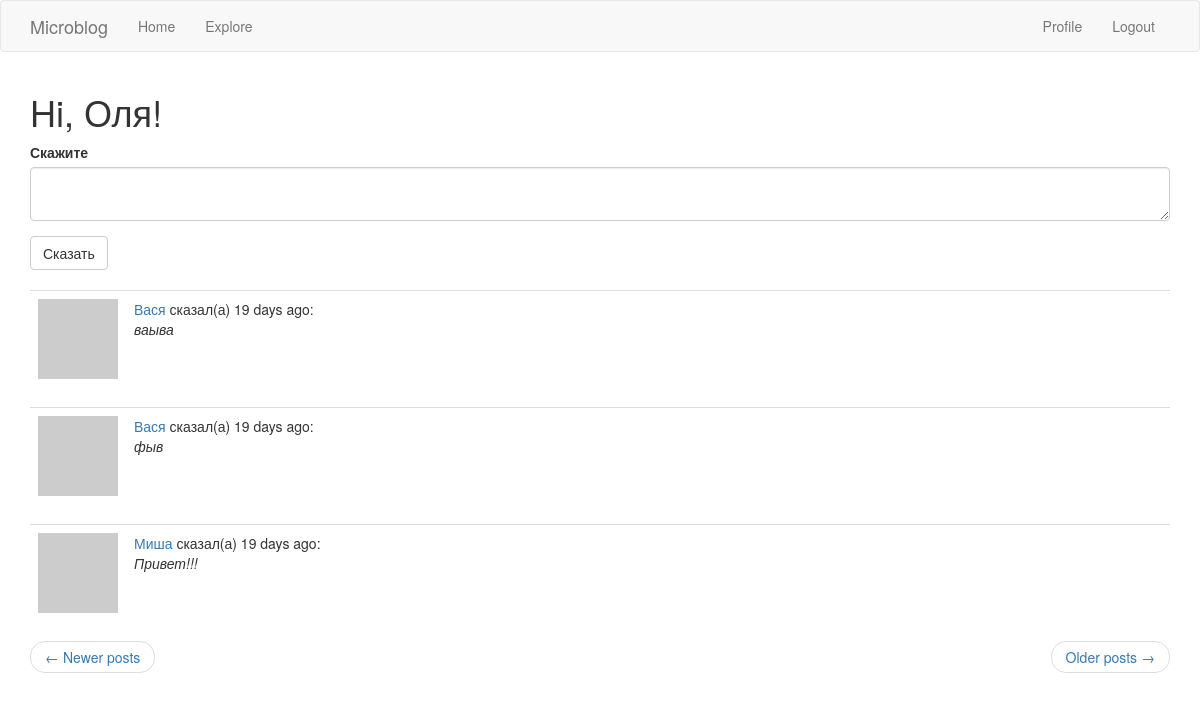
The app's page /index?page=2 (signed in) with its own data.
### app/models.py (models this page shows, shortened)
class User(UserMixin, db.Model):
    id = db.Column(db.Integer, primary_key=True)
    username = db.Column(db.String(64), index=True, unique=True)
    email = db.Column(db.String(120), index=True, unique=True)
    password_hash = db.Column(db.String(128))
    posts = db.relationship('Post', backref='author', lazy='dynamic')
    about_me = db.Column(db.String(256))
    last_seen = db.Column(db.DateTime, default=datetime.utcnow)
    followed = db.relationship(
        'User', secondary=followers,
        primaryjoin=(followers.c.follower_id == id),
        secondaryjoin=(followers.c.followed_id == id),
        backref=db.backref('followers', lazy='dynamic'),
        lazy='dynamic'
    )
    def avatar(self, size):
        digest = md5(self.email.lower().encode('utf-8')).hexdigest()
        return 'https://www.gravatar.com/avatar/{0}?d=identicon&s={1}'.format(digest, size)
    def followed_posts(self):
        followed = Post.query.join(followers, (followers.c.followed_id == Post.user_id)).filter(
            followers.c.follower_id == self.id)
        own = Post.query.filter_by(user_id=self.id)
        return followed.union(own).order_by(Post.timestamp.desc())

class Post(db.Model):
    id = db.Column(db.Integer, primary_key=True)
    body = db.Column(db.String(140))
    timestamp = db.Column(db.DateTime, index=True, default=datetime.utcnow)
    user_id = db.Column(db.Integer, db.ForeignKey('user.id'))

### app/main/routes.py (the view)
@bp.route('/', methods=['GET', 'POST'])
@bp.route('/index', methods=['GET', 'POST'])
@login_required
def index():
    form = PostForm()
    if form.validate_on_submit():
        post = Post(body=form.post.data, author=current_user)
        db.session.add(post)
        db.session.commit()
        flash('Your post is adding!')
        return redirect(url_for('main.index'))
    page = request.args.get('page', 1, type=int)
    posts = current_user.followed_posts().paginate(page, current_app.config['POSTS_PER_PAGE'], False)
    next_url = url_for('main.index', page=posts.next_num) if posts.has_next else None
    prev_url = url_for('main.index', page=posts.prev_num) if posts.has_prev else None
    return render_template('index.html', title='Home', form=form,
                           posts=posts.items, next_url=next_url, prev_url=prev_url)

### app/main/forms.py
class PostForm(FlaskForm):
    post = TextAreaField('Скажите', validators=[DataRequired(), Length(min=1, max=140)])
    submit = SubmitField('Сказать')

### app/main/routes.py (called while the page is built)
@bp.before_request
def before_request():
    if current_user.is_authenticated:
        current_user.last_seen = datetime.utcnow()
        db.session.commit()

### app/models.py (called while the page is built)
@login.user_loader
def load_user(id):
    return User.query.get(int(id))

### app/templates/index.html
{% extends "base.html" %}
{% import 'bootstrap/wtf.html' as wtf %}
{% block app_content %}
    <h1>Hi, {{ current_user.username }}!</h1>
    {% if form %}
        {{ wtf.quick_form(form) }}
        <br>
    {% endif %}
    {% for post in posts %}
        {% include '_post.html' %}
    {% endfor %}
    <nav aria-label="...">
        <ul class="pager">
            <li class="previous{% if not prev_url %} disabled{% endif %}">
                <a href="{{ prev_url or '#' }}">
                    <span aria-hidden="true">&larr;</span> Newer posts
                </a>
            </li>
            <li class="next{% if not next_url %} disabled{% endif %}">
                <a href="{{ next_url or '#' }}">
                    Older posts <span aria-hidden="true">&rarr;</span>
                </a>
            </li>
        </ul>
    </nav>
{% endblock %}

### app/templates/_post.html
<table class="table table-hover">
    <tr>
        <td width="64px">
            <a href="{{ url_for('main.user', username=post.author.username) }}">
                <img src="{{ post.author.avatar(64) }}" />
            </a>
        </td>
        <td>
            <a href="{{ url_for('main.user', username=post.author.username) }}">
                {{ post.author.username }}
            </a>
            сказал(а) {{ moment(post.timestamp).fromNow() }}:
            <br>
            <i>{{ post.body }}</i>
        </td>
    </tr>
</table>

### records on screen
User: username "Оля"
Post: author.username "Вася", timestamp "19 days ago", body "ваыва"
Post: author.username "Вася", timestamp "19 days ago", body "фыв"
Post: author.username "Миша", timestamp "19 days ago", body "Привет!!!"
